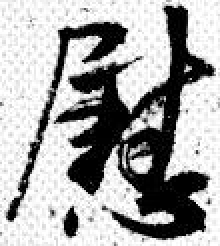
#> input picture CS229_Project/CC/caoshu/00000144(285,89,394,211).jpg, 110 x 123 px (shown 2 times larger); its folder holds only this picture in this run
$ python loadImages.py   (Python 2 division)   (older library calls are emulated)
#> lines starting #> are read from the running program, lines starting #| are printed output that depends on the picture; after the words box and inside, x2 and y2 are one past the last pixel; in counts of white or black regions, pixels touching at a corner belong together
import glob
import os
import cv2
import numpy as np

outSize = (96, 96)  # both dim must the same
SZ = outSize[0] # size of each digit is SZ x SZ

def deskew(img):
    m = cv2.moments(img)
    if abs(m['mu02']) < 1e-2:
        return img.copy()
    skew = m['mu11']/m['mu02']
    M = np.float32([[1, skew, -0.5*SZ*skew], [0, 1, 0]])
    img = cv2.warpAffine(img, M, (SZ, SZ), flags=cv2.WARP_INVERSE_MAP | cv2.INTER_LINEAR)
    print img.shape
    return img

def loadImages(path, fileExt):
#> called with path = 'CC/caoshu', fileExt = '*.jpg'
    if not os.path.isdir(path):
        raise RuntimeError('%s is not a valid folder' % path)
    print(os.path.join(path, fileExt))
    files = glob.glob(os.path.join(path, fileExt))
    imgList = []
    for file in files:
        # print('load image %s...'%file)
        img = cv2.imread(file, 0)
#> img is the input picture: shape (123, 110); min 0, max 255, mean 167
        img = cv2.resize(img,outSize, interpolation = cv2.INTER_LINEAR)
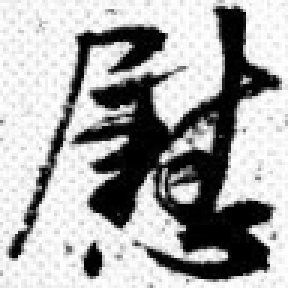
#> img: shape (96, 96) (shown 3 times larger); min 0, max 255, mean 166.8
        imgList.append(img)
    return imgList

# cv doesn't support reading gif file
# a = loadImages('CC/giftype/1.kaishu', '*.gif')
# print a[1]

if __name__ == '__main__':
    print(__doc__)
    b = loadImages('CC/caoshu', '*.jpg')
#> b = 1 item
    imgIdx = 0
    gx = cv2.Sobel(b[imgIdx], cv2.CV_32F, 1, 0)
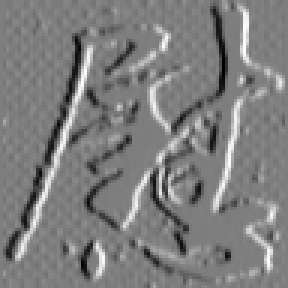
#> gx: shape (96, 96) float32 (shown 3 times larger); min -980, max 1000, mean 0.4; drawn with min black and max white
    gy = cv2.Sobel(b[imgIdx], cv2.CV_32F, 0, 1)
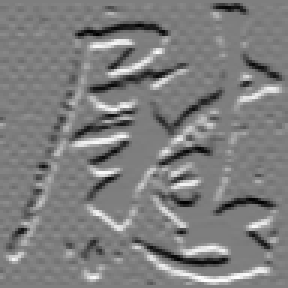
#> gy: shape (96, 96) float32 (shown 3 times larger); min -967, max 986, mean 0.2; drawn with min black and max white
    print b[imgIdx]
#> (printed output is left out)
    print b[imgIdx].shape  # height, width, channels = img.shape
#| (96, 96)
    cv2.imshow('b[%s]'%imgIdx, b[imgIdx])
    cv2.imshow('b[%s]_deskew'%imgIdx, deskew(b[imgIdx]))
#> in deskew, `m = cv2.moments(img)`: m = moments, m00 1537016, centre m10/m00, m01/m00 = (43.83, 45.81)
#> in deskew, `skew = m['mu11']/m['mu02']`: skew = -0.0424
#> in deskew, `M = np.float32([[1, skew, -0.5*SZ*skew], [0, 1, 0]])`: M = [[1, -0.0424, 2.03], [0, 1, 0]]
#> in deskew, `img = cv2.warpAffine(img, M, (SZ, SZ), flags=cv2.WARP_INVERSE_MAP | cv..`:
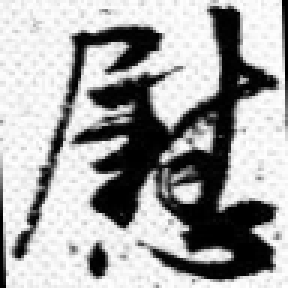
#> img: shape (96, 96) (shown 3 times larger); min 0, max 255, mean 164.2
#| (96, 96)
    cv2.imshow('gx', gx)
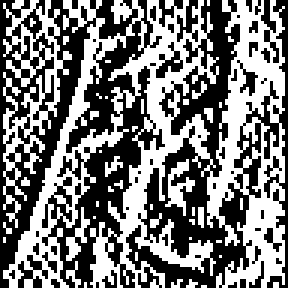
#> window 'gx': shape (96, 96) (shown 3 times larger); 47.7% white; 43 white regions (39 under 20 px), largest, box (x1, y1, x2, y2) and area: (1, 0, 95, 96) 3517, (1, 0, 24, 76) 557, (55, 53, 65, 72) 77, (22, 69, 30, 87) 51
    cv2.imshow('gy', gy)
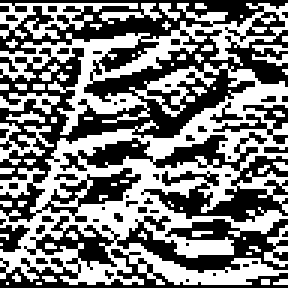
#> window 'gy': shape (96, 96) (shown 3 times larger); 48.6% white in thin lines or dots

    cv2.waitKey(0)
